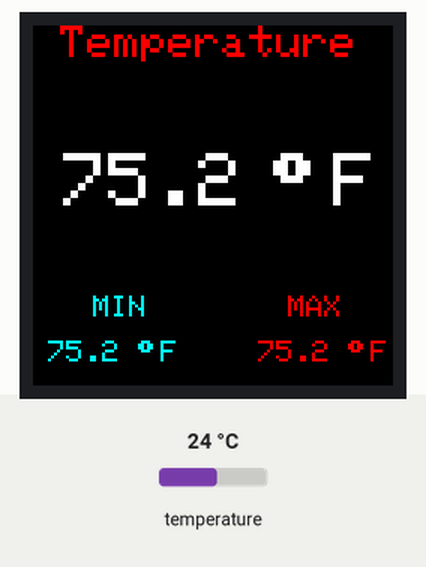
This sketch was run on a simulated Arduino Uno, built with avr-gcc and run on an emulated ATmega328P. On the bench: 240×240 colour display. The inputs (shaded band) are chosen by the test bench; at power-on: temperature 24 °C. What the sketch prints to the serial monitor is not drawn.

Above: at 2.4 s.
2.5 s: temperature set to 12 °C
At 3.9 s:
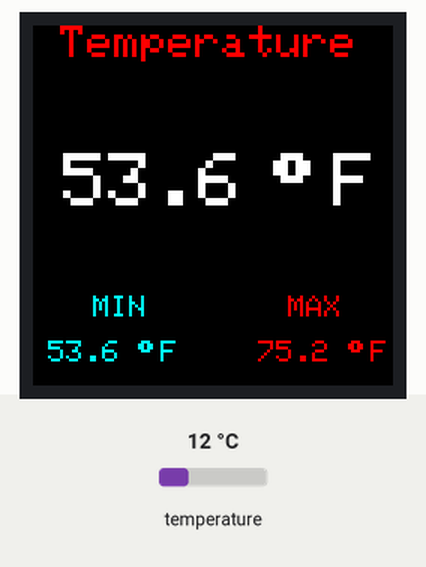
5.1 s: temperature set to 19 °C
At 6.6 s:
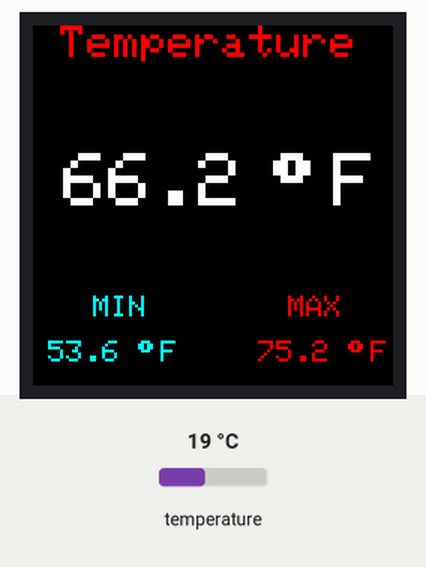
7.7 s: temperature set to 28 °C
At 9.3 s:
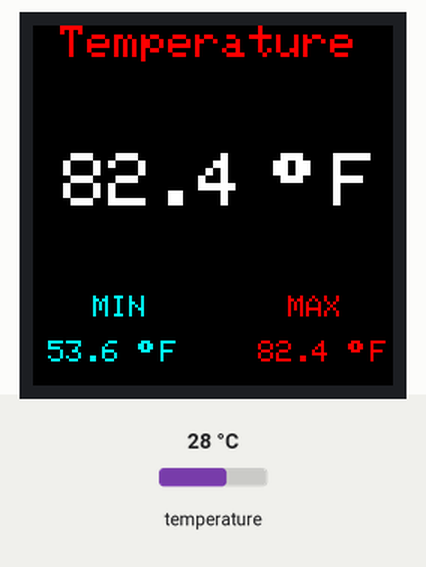
Timing chart, 0 to 10.8 s (numbered marks = the images above; inputs shaded):
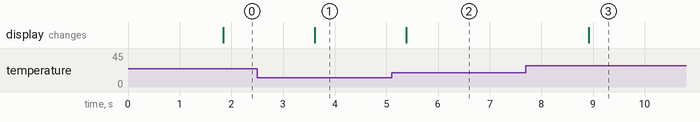

The sketch:

ST7789_Temperature_F.ino
```cpp
// In this sketch the temperature is displayed in degrees Fahrenheit
//
//


#define TFT_DC    7
#define TFT_RST   8
#define SCR_WD   240
#define SCR_HT   240

#include <SPI.h>
#include <Adafruit_GFX.h>  //https://github.com/adafruit/Adafruit-GFX-Library
#include <OneWire.h>
#include <Arduino_ST7789_Fast.h>  //https://github.com/cbm80amiga/Arduino_ST7789_Fast
#include <DallasTemperature.h>   //https://github.com/milesburton/Arduino-Temperature-Control-Library

Arduino_ST7789 tft = Arduino_ST7789(TFT_DC, TFT_RST);

#define ONE_WIRE_BUS 2
#define TEMP_X  20
#define TEMP_Y  85

OneWire oneWire(ONE_WIRE_BUS);
DallasTemperature sensors(&oneWire);

float previousTemp = -100.0;
float tempF = 0;
float minTemp = 200;
float maxTemp = 0;
void setup() {
  Serial.begin(9600);
  Serial.println("Starting up ...");
  sensors.begin();

  tft.init(SCR_WD, SCR_HT);
  tft.fillScreen(BLACK);
  tft.setCursor(0, 0);
  tft.setTextColor(RED);
  tft.setTextSize(3);
  tft.println(" Temperature");
  tft.setCursor(160, TEMP_Y);
  tft.setTextSize(5);
  tft.setTextColor(WHITE);
  tft.println((char)247 );
  tft.setCursor(200, TEMP_Y);
  tft.println("F");

  tft.setCursor(40, 180);
  tft.setTextSize(2);
  tft.setTextColor(CYAN);
  tft.println("MIN");
  printMinTempDegreesSymbol();
  printMaxTempDegreesSymbol();

  tft.setCursor(170, 180);
  tft.setTextSize(2);
  tft.setTextColor(RED);
  tft.println("MAX");
}

void loop() {
    delay(1000);
    sensors.requestTemperatures();
    Serial.print("Temperature for the device 1 (index 0) is: ");
    previousTemp = tempF;
    tempF = sensors.getTempFByIndex(0);
    if(tempF<minTemp)
    {
      deleteMinTemp();
      minTemp = tempF;
    }
    if(tempF>maxTemp)
    {
      deleteMaxTemp();
      maxTemp = tempF;
    }
    if(previousTemp!=tempF)
    {
       deletePreviousTemp();
       printTemp();
       printMinTemp();
       printMaxTemp();
    }
}

void deletePreviousTemp()
{
  tft.setCursor(TEMP_X, TEMP_Y);
  tft.setTextSize(5);
  tft.setTextColor(BLACK);
  tft.println(previousTemp,1);
}

void printTemp()
{
  tft.setCursor(TEMP_X, TEMP_Y);
  tft.setTextSize(5);
  tft.setTextColor(WHITE);
  tft.println(tempF,1);
}

void printMinTemp()
{
  tft.setCursor(10, 210);
  tft.setTextSize(2);
  tft.setTextColor(CYAN);
  tft.println(minTemp,1);
}

void printMaxTemp()
{
  tft.setCursor(150, 210);
  tft.setTextSize(2);
  tft.setTextColor(RED);
  tft.println(maxTemp,1);
}

void deleteMaxTemp()
{
  tft.setCursor(150, 210);
  tft.setTextSize(2);
  tft.setTextColor(BLACK);
  tft.println(maxTemp,1);
}

void deleteMinTemp()
{
  tft.setCursor(10, 210);
  tft.setTextSize(2);
  tft.setTextColor(BLACK);
  tft.println(minTemp,1);
}

void printMinTempDegreesSymbol()
{
  tft.setCursor(70, 210);
  tft.setTextSize(2);
  tft.setTextColor(CYAN);
  tft.println((char)247 );
  tft.setCursor(85, 210);
  tft.println("F");
}

void printMaxTempDegreesSymbol()
{
  tft.setCursor(210, 210);
  tft.setTextSize(2);
  tft.setTextColor(RED);
  tft.println((char)247 );
  tft.setCursor(225, 210);
  tft.println("F");
}
```

Measured:
- after the input at 2.5 s, the display: changes after 1.1 s (image 1)
- after the input at 5.1 s, the display: changes after 0.29 s (image 2)
- after the input at 7.7 s, the display: changes after 1.2 s (image 3)
